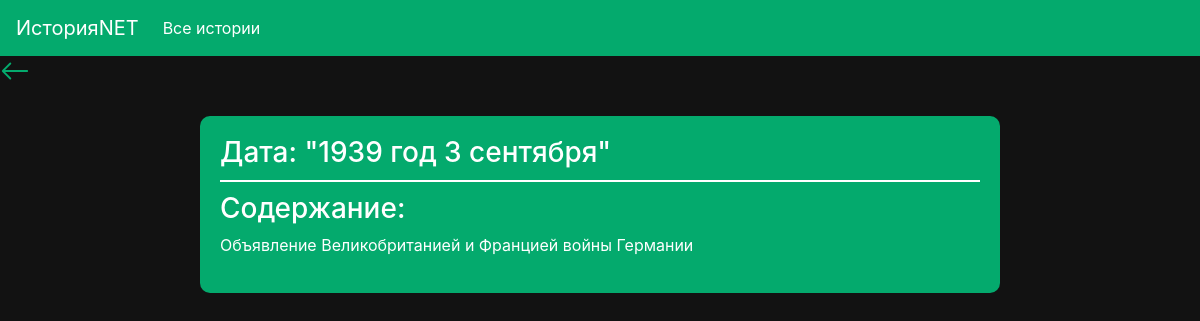
/history/3/event/288, run on the app's committed database.
### events/models.py (models this page shows, shortened)
class EventModel(models.Model):
    history = models.ForeignKey(
        HistoryModel,
        verbose_name="история",
        on_delete=models.CASCADE,
    )
    date = models.CharField(
        verbose_name="дата",
        max_length=100,
    )
    content = models.TextField(
        verbose_name="событие",
    )
    class Meta:
        verbose_name = "событие"
        verbose_name_plural = "события"

### events/views.py (the view)
class AboutEventView(View):
    def get(self, request, history_id, event_id):
        context = {
            "event": EventModel.objects.get(id=event_id),
            "history": HistoryModel.objects.get(id=history_id),
        }
        return render(
            request,
            "events/about_event.html",
            context=context,
        )

### templates/events/about_event.html
{% include "includes/base.html" %}
{% block content %}
<a href="{% url 'events:all_events' history_id=history.id %}">
    <svg xmlns="http://www.w3.org/2000/svg" width="30" height="30" fill="#04aa6d" class="bi bi-arrow-left" viewBox="0 0 16 16">
        <path fill-rule="evenodd" d="M15 8a.5.5 0 0 0-.5-.5H2.707l3.147-3.146a.5.5 0 1 0-.708-.708l-4 4a.5.5 0 0 0 0 .708l4 4a.5.5 0 0 0 .708-.708L2.707 8.5H14.5A.5.5 0 0 0 15 8"/>
    </svg>
</a>
<div class="card-container">
    <h3>Дата: "{{ event.date }}"</h3>
    <div class="card-hr"></div>
    <h3>Содержание:</h3>
    <p>{{ event.content }}</p>
</div>
{% endblock %}

### static/styles/background.css (style rules this page uses)
body { background-color: #121212; color: #ffffff; }

### static/styles/card.css (style rules this page uses)
.card-container { background-color: #04aa6d; padding: 20px; border-radius: 10px; margin-top: 20px; color: white; width: 80%; max-width: 800px; margin: 30px auto; }
.card-hr { border: none; height: 2px; background-color: white; margin: 10px 0; }

### static/styles/button.css (style rules this page uses)
* { box-sizing: border-box; }

### data on the page
EventModel: date "1939 год 3 сентября", content "Объявление Великобританией и Францией войны Германии"
